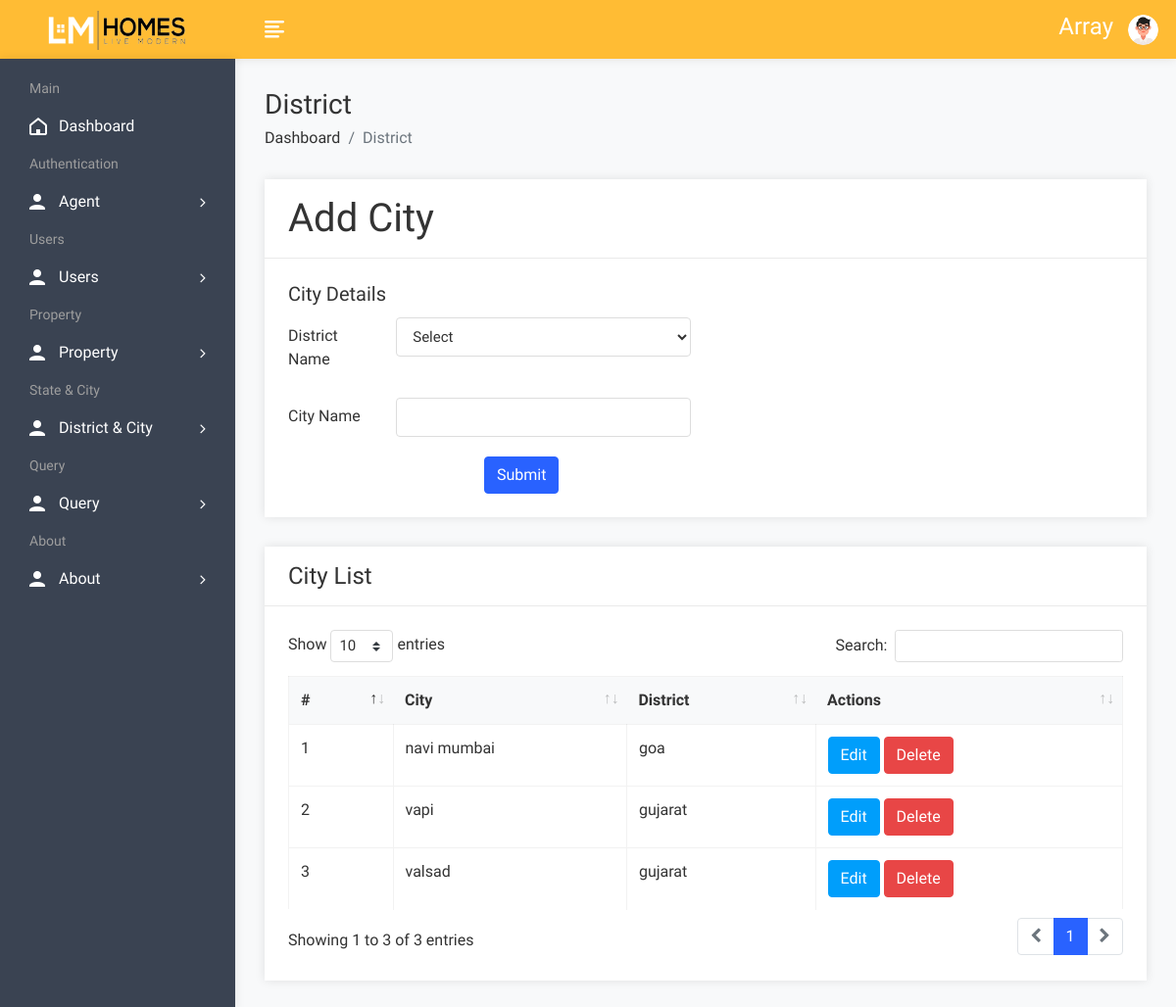
Page /admin/cityadd.php (signed in) on the earlier database version.
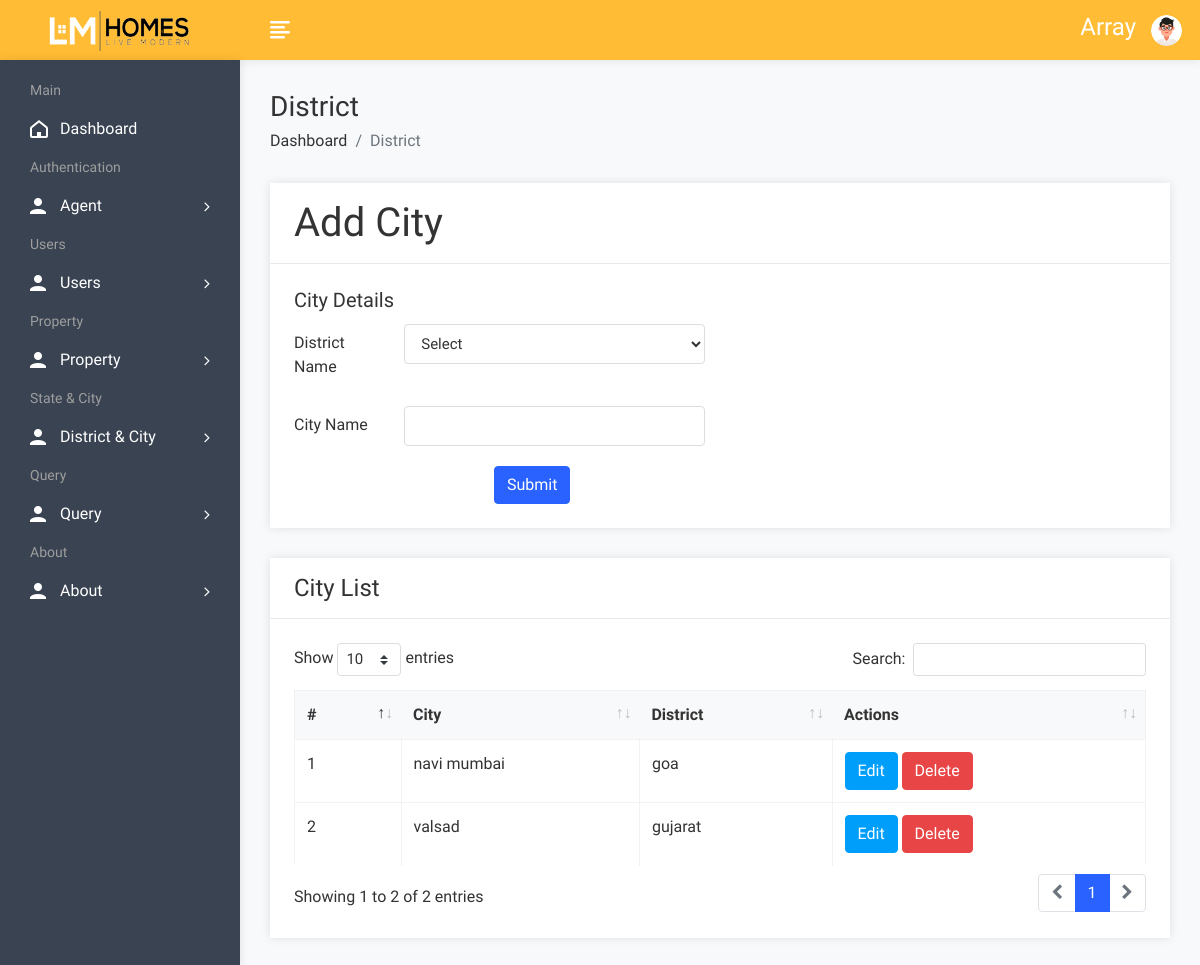
Same page on the later database version.
### tables this page shows
CREATE TABLE `city` (
  `cid` int(50) NOT NULL,
  `cname` varchar(100) NOT NULL,
  `sid` int(50) NOT NULL
);

CREATE TABLE `state` (
  `sid` int(50) NOT NULL,
  `sname` varchar(100) NOT NULL
);

### admin/cityadd.php (the view, shortened to what this page needs)
<!DOCTYPE html>
<html lang="en">
<head>
        <link rel="stylesheet" href="assets/css/bootstrap.min.css">
        <link rel="stylesheet" href="assets/css/font-awesome.min.css">
        <link rel="stylesheet" href="assets/css/feathericon.min.css">
		<link rel="stylesheet" href="assets/plugins/datatables/dataTables.bootstrap4.min.css">
		<link rel="stylesheet" href="assets/plugins/datatables/responsive.bootstrap4.min.css">
		<link rel="stylesheet" href="assets/plugins/datatables/select.bootstrap4.min.css">
		<link rel="stylesheet" href="assets/plugins/datatables/buttons.bootstrap4.min.css">
        <link rel="stylesheet" href="assets/css/style.css">
    </head>
    <body>
			<?php include("header.php");?>
            <div class="page-wrapper">
                <div class="content container-fluid">
					<div class="page-header">
						<div class="row">
							<div class="col">
								<h3 class="page-title">District</h3>
								<ul class="breadcrumb">
									<li class="breadcrumb-item"><a href="dashboard.php">Dashboard</a></li>
									<li class="breadcrumb-item active">District</li>
								</ul>
							</div>
						</div>
					</div>
					<div class="row">
						<div class="col-md-12">
							<div class="card">
								<div class="card-header">
									<h1 class="card-title">Add City</h1>
								</div>
								<form method="post" id="insert product" enctype="multipart/form-data">
									<div class="card-body">
											<div class="row">
												<div class="col-xl-6">
													<h5 class="card-title">City Details</h5>
													<div class="form-group row">
														<label class="col-lg-3 col-form-label">District Name</label>
														<div class="col-lg-9" >
															<select class="form-control" name="state">
																<option value="">Select</option>
															</select>
														</div>
													</div>
													<div class="form-group row">
														<label class="col-lg-3 col-form-label">City Name</label>
														<div class="col-lg-9">
															<input type="text" class="form-control" name="city">
														</div>
													</div>
												</div>
											</div>
											<div class="text-left">
												<input type="submit" class="btn btn-primary"  value="Submit" name="insert" style="margin-left:200px;">
											</div>
									</div>
								</form>
							</div>
						</div>
					</div>
				<div class="row">
						<div class="col-sm-12">
							<div class="card">
								<div class="card-header">
									<h4 class="card-title">City List</h4>
								</div>
								<div class="card-body">
									<table id="basic-datatable" class="table table-bordered table-hover">
                                            <thead>
                                                <tr>
                                                    <th>#</th>
                                                    <th>City</th>
													<th>District</th>
													<th>Actions</th>
                                                </tr>
                                            </thead>
                                            <tbody>
											<?php
												$query=mysqli_query($con,"select city.*,state.sname from city,state where city.sid=state.sid");
												$cnt=1;
												while($row=mysqli_fetch_array($query))
													{
											?>
                                                <tr>
                                                    <td><?php echo $cnt; ?></td>
                                                    <td><?php echo $row['1']; ?></td>
													<td><?php echo $row['sname']; ?></td>
													<td><a href="cityedit.php?id=<?php echo $row['0']; ?>"><button class="btn btn-info">Edit</button></a>
                                                   <a href="citydelete.php?id=<?php echo $row['0']; ?>"><button class="btn btn-danger">Delete</button></a></td>
                                                </tr>
                                                <?php $cnt=$cnt+1; } ?>
                                            </tbody>
                                        </table>
								</div>
							</div>
						</div>
					</div>
				</div>
			</div>
    </body>
</html>

Differences in the rows shown:
removed city: cname "vapi", sid.sname "gujarat"
Other differences:
text written by a page script: "Show entries Search: Showing 1 to 3 of 3 entries 1" → "Show entries Search: Showing 1 to 2 of 2 entries 1"
